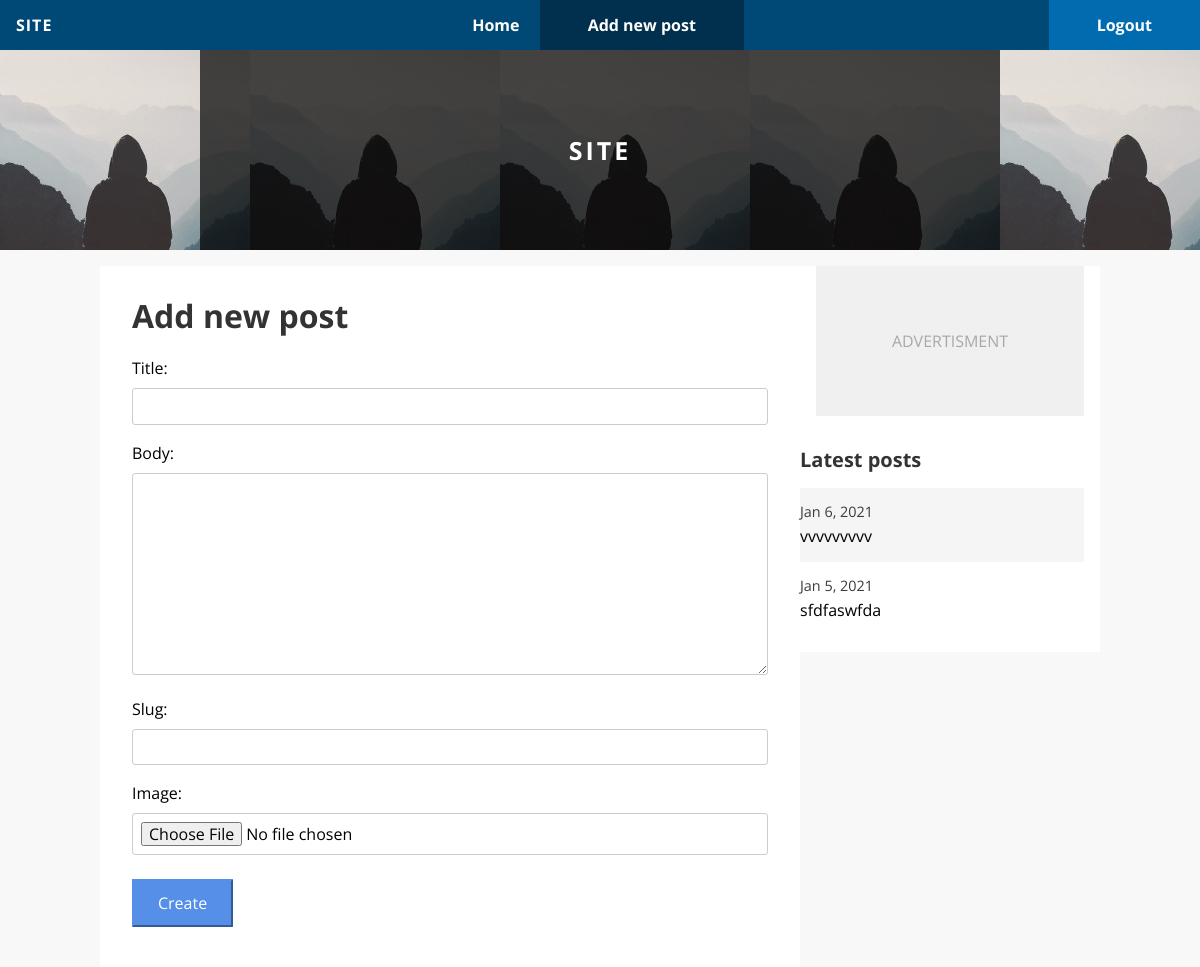
Before: /blog/create/ (signed in) with the older database file.
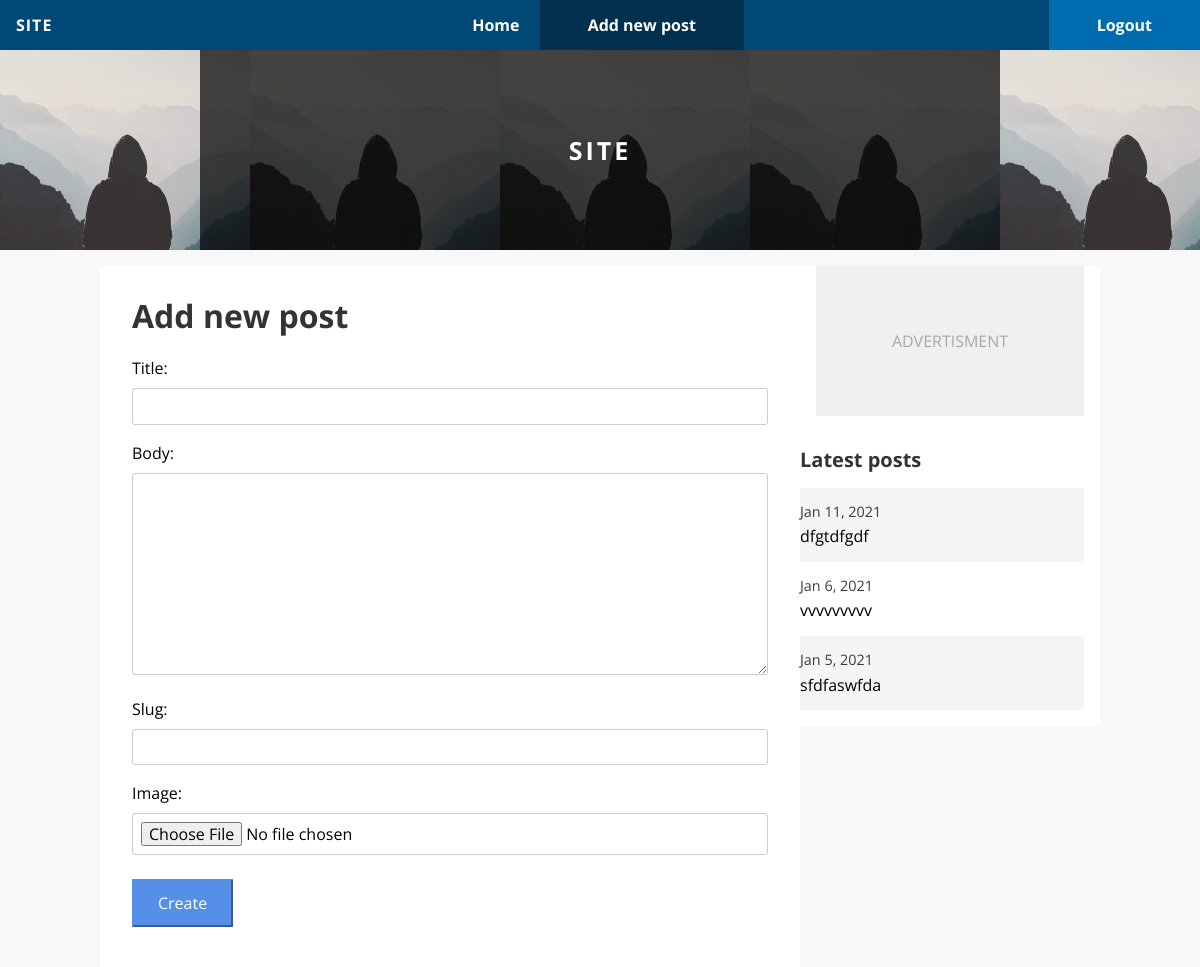
After: the same page with the newer database file.
### blog/models.py (models this page shows, shortened)
class Post(models.Model):
    title = models.CharField(default='', max_length=255)
    body = models.TextField(default='', blank=True)
    slug = models.SlugField(default='', blank=True, max_length=255)
    date = models.DateTimeField(auto_now_add=True,
                                null=True)
    updated = models.DateTimeField(auto_now=True,
                                   null=True)
    author = models.ForeignKey(User,
                               null=True,
                               blank=True,
                               on_delete=models.CASCADE)
    tags = TaggableManager()
    image = models.ImageField(default='',
                              blank=True,
                              upload_to='images')
    image_thumbnail = ImageSpecField(source='image',
                                     processors=[ResizeToFill(700, 150)],
                                     format='JPEG',
                                     options={'quality': 60})
    def get_absolute_url(self):
        return reverse('blog:detail',
                       args=[str(self.slug)])

### blog/views.py (the view)
# urls.py: path('create/', views.create, name='create'),
@permission_required('blog.add_post', raise_exception=True)
def create(request):
    if request.method == 'POST':
        form = PostForm(request.POST, request.FILES)
        if form.is_valid():
            post = form.save(commit=False)
            post.author = request.user
            post.save()
            return redirect('home')
    else:
        form = PostForm()
    return render(request, 'blog/create.html',
                  {'section': 'blog_create',
                   'form': form,
                   })

### blog/forms.py
class PostForm(ModelForm):
    class Meta:
        model = Post
        fields = ['title',
                  'body',
                  'slug',
                  'tags',
                  'image']

### blog/context_processors.py (called while the page is built)
def latest_posts(request):
    posts = Post.objects.filter().order_by('-date')[:5]
    return {'latest_posts': posts}

### templates/blog/create.html (shortened to what this page needs)
{% extends "base.html" %}
{% block title %}<h1>Add new post</h1>{% endblock %}
{% block content %}
    <form action="{% url 'blog:create' %}" method="post" enctype="multipart/form-data">
        {{ form.as_p }}
    <button class="button" type="submit">Create</button>
    </form>
{% endblock %}

### templates/blog/_post_list.html
<div class="post-list">
    <h2 class="post-list-heading">{{ heading }}</h2>
    {% for post in latest_posts %}
        <a href="{{ post.get_absolute_url }}" class="post-list-link {% cycle 'odd' 'even' %}">
            <div class="post-list-date">{{ post.date|date:"M j, Y" }}</div>
            <div class="post-list-title">{{ post.title|truncatechars:20 }}</div>
        </a>
    {% endfor %}
</div>

Changed rows visible on the page:
added Post: date "Jan 11, 2021", title "dfgtdfgdf"
